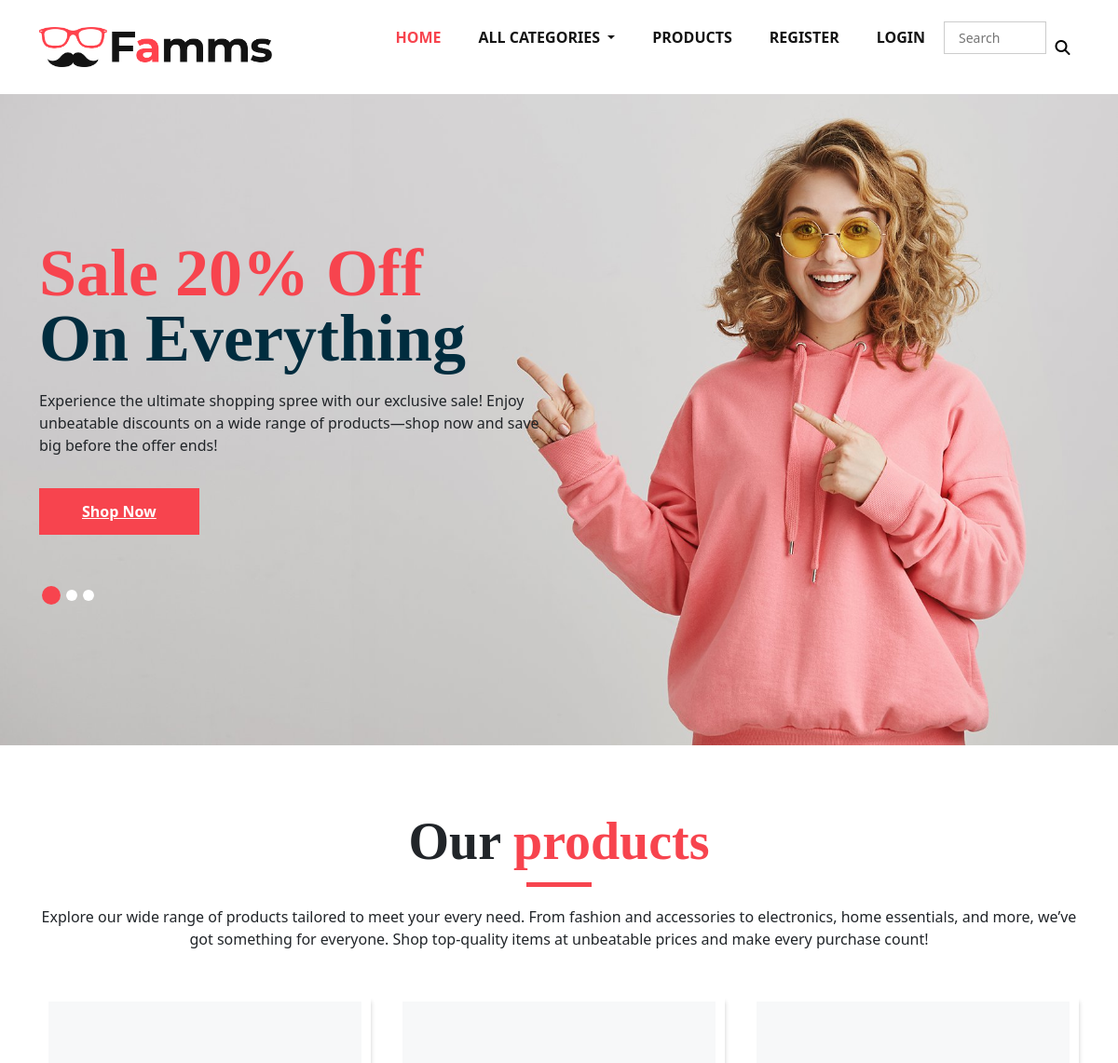
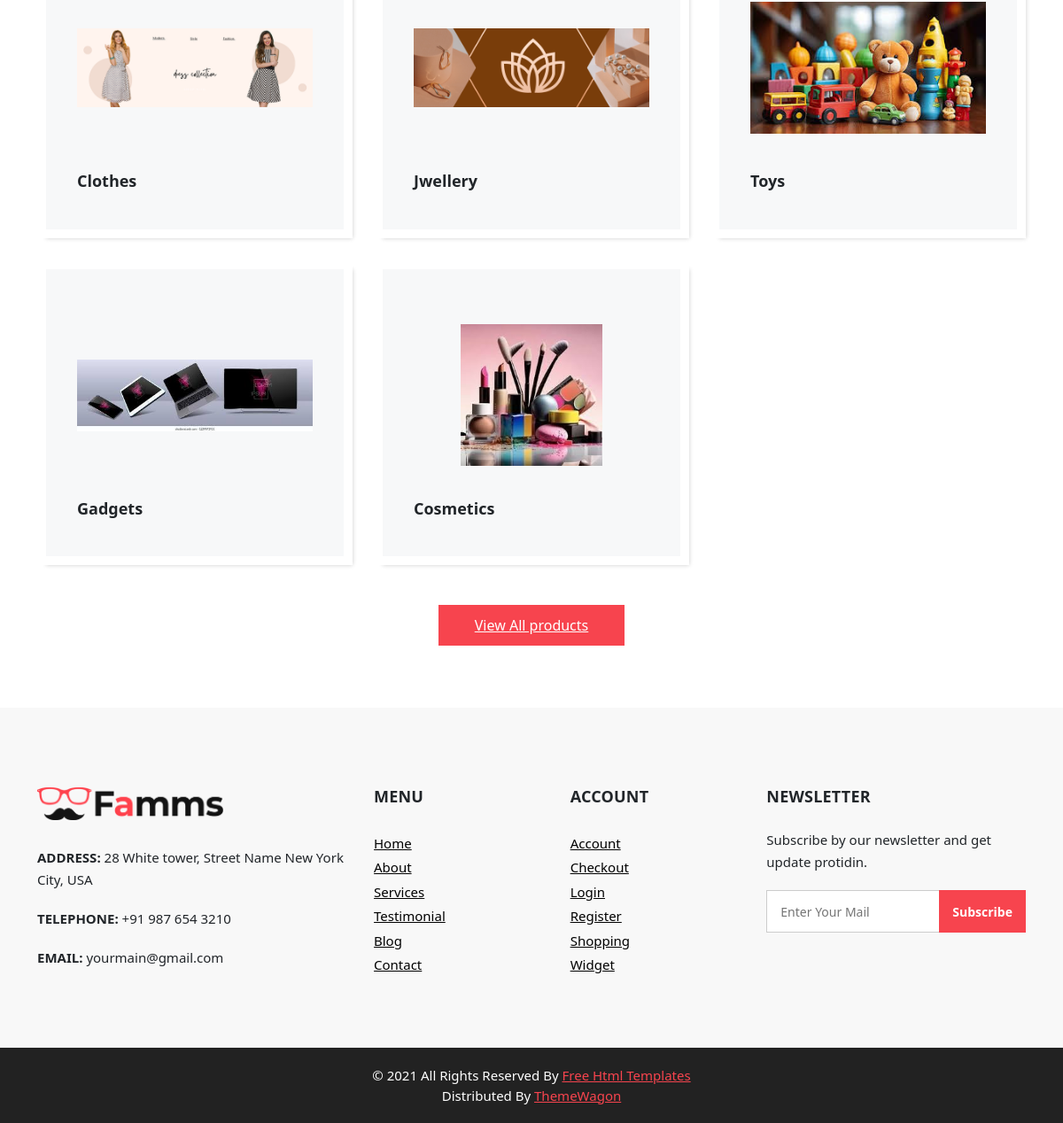
The page / on the database its author committed (2 pictures, top to bottom).
### shop/models.py (models this page shows, shortened)
class Category(models.Model):
    name=models.CharField(max_length=20)
    description=models.TextField()
    image=models.ImageField(upload_to="media/images")

### shop/views.py (the view)
# urls.py: path('',views.Categorylist.as_view(),name="category"),
class Categorylist(ListView):
    model=Category
    template_name = 'category.html'
    context_object_name = 'category'

### cart/context_processors.py (called while the page is built)
def count_items(request):
    u = request.user
    count = 0
    if request.user.is_authenticated:
        c = Cart.objects.filter(user=u)
        for i in c:
            count += i.quantity
    return {'count':count}

### shop/context_processors.py (called while the page is built)
def links(request):
    c=Category.objects.all()
    return {'links':c}

### templates/category.html (shortened to what this page needs)
{% extends 'base.html' %}
{% load static %}
{% block content %}
 <section class="product_section layout_padding" id="cat">
         <div class="container">
            <div class="heading_container heading_center">
               <h2>
                  Our <span>products</span>
               </h2>
                <p>
                    Explore our wide range of products tailored to meet your every need. From fashion and accessories to electronics, home essentials, and more, we’ve got something for everyone. Shop top-quality items at unbeatable prices and make every purchase count!
                </p>
            </div>
            <div class="row">
                {% for i in category %}
               <div class="col-sm-6 col-md-4 col-lg-4">
                  <div class="box">
                     <div class="img-box">
                        <img src="{{i.image.url}}" alt="">
                     </div>
                     <div class="detail-box">
                        <h5 class="text-center">
                            {{i.name}}
                        </h5>
                     </div>
                  </div>
               </div>
        {% endfor %}
                     </div>
                  </div>
            <div class="btn-box">
               <a href="{% url 'shop:allproducts' %}">
               View All products
               </a>
            </div>
      </section>
{% endblock %}

### static/css/style.css (style rules this page uses)
* { box-sizing: border-box; }
body { font-family: 'Montserrat', sans-serif; color: #0c0c0c; background-color: #ffffff; overflow-x: hidden; }
.layout_padding { padding: 70px 0; }
h1, h2 { font-family: 'Playfair Display', serif; }
.heading_container { display: -webkit-box; display: -ms-flexbox; display: flex; -webkit-box-orient: vertical; -webkit-box-direction: normal; -ms-flex-direction: column; flex-direction: column; -webkit-box-align: start; -ms-flex-align: start; align-items: flex-start; }
.heading_container h2 { position: relative; margin-bottom: 0; font-size: 3.5rem; font-weight: bold; }
.heading_container h2::after { content: ""; display: block; width: 70px; height: 5px; background: #f7444e; margin: 10px auto 10px; }
.heading_container h2 span { color: #f7444e; }
.heading_container p { margin-top: 10px; margin-bottom: 0; }
.heading_container.heading_center { -webkit-box-align: center; -ms-flex-align: center; align-items: center; text-align: center; }
a, a:hover, a:focus { text-decoration: none; }
.product_section .heading_container { margin-bottom: 20px; }
.product_section .box { position: relative; margin-top: 25px; padding: 35px 35px; background-color: #f7f8f9; -webkit-transition: all .3s; transition: all .3s; overflow: hidden; box-shadow: 5px 5px 5px -5px rgba(0,0,0,.2); border: solid #fff 10px; }
.product_section .box .img-box { display: -webkit-box; display: -ms-flexbox; display: flex; -webkit-box-pack: center; -ms-flex-pack: center; justify-content: center; -webkit-box-align: center; -ms-flex-align: center; align-items: center; height: 215px; }
.product_section .box .img-box img { max-width: 100%; max-height: 160px; -webkit-transition: all .3s; transition: all .3s; }
.product_section .box .detail-box { text-align: center; display: -webkit-box; display: -ms-flexbox; display: flex; -webkit-box-pack: justify; -ms-flex-pack: justify; justify-content: space-between; }
.product_section .box .detail-box h5 { font-size: 18px; margin-top: 10px; }
.product_section .btn-box { display: -webkit-box; display: -ms-flexbox; display: flex; -webkit-box-pack: center; -ms-flex-pack: center; justify-content: center; margin-top: 45px; }
.product_section .btn-box a { display: inline-block; padding: 10px 40px; background-color: #f7444e; border: 1px solid #f7444e; color: #ffffff; border-radius: 0; -webkit-transition: all 0.3s; transition: all 0.3s; }
.detail-box h5 { font-size: 21px; font-weight: 700; }

### static/css/responsive.css (style rules this page uses)
@media (min-width: 1200px) { .container { max-width: 1170px; } }

### rows shown on the page
Category: image (picture), name "Clothes"
Category: image (picture), name "Jwellery"
Category: image (picture), name "Toys"
Category: image (picture), name "Gadgets"
Category: image (picture), name "Cosmetics"
